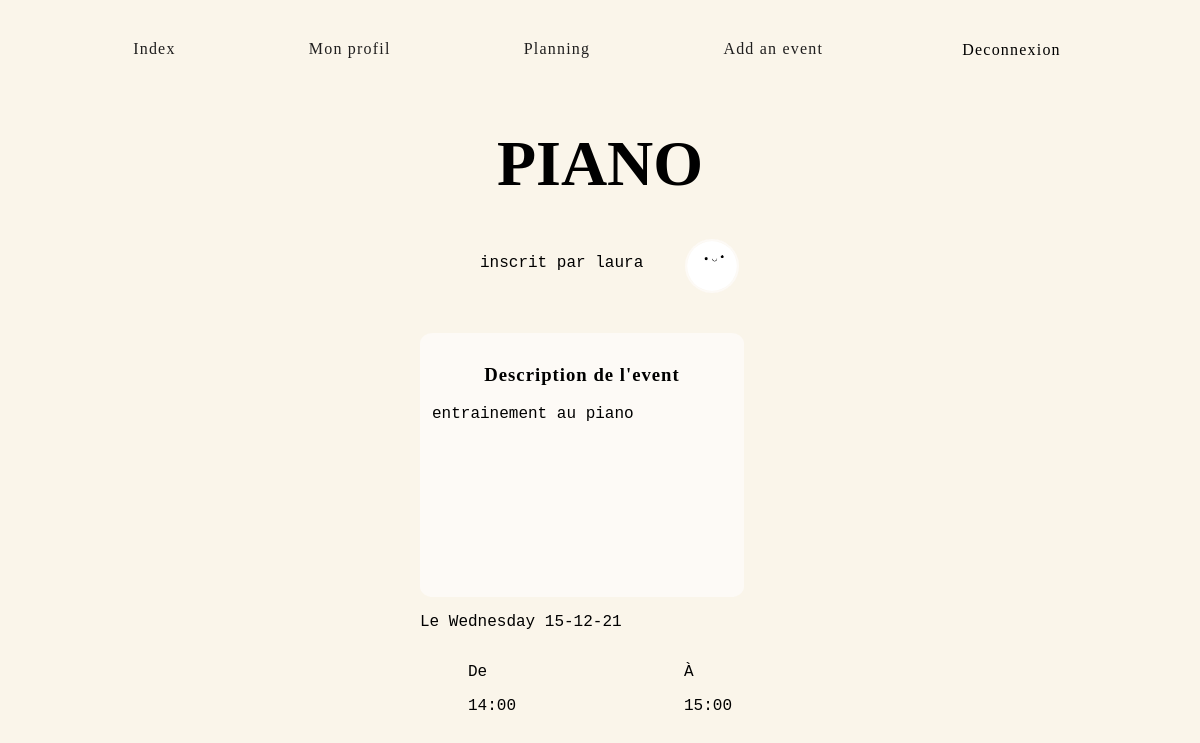
Page /reservation.php?val=37 (signed in) on the committed database.
### tables this page shows
CREATE TABLE `reservations` (
  `id` int(11) NOT NULL,
  `titre` varchar(255) NOT NULL,
  `description` text NOT NULL,
  `debut` datetime NOT NULL,
  `fin` datetime NOT NULL,
  `id_utilisateur` int(11) NOT NULL,
  `type_activité` varchar(255) NOT NULL
);

CREATE TABLE `utilisateurs` (
  `id` int(11) NOT NULL,
  `login` varchar(255) NOT NULL,
  `password` varchar(255) NOT NULL,
  `imgprofil` varchar(255) NOT NULL
);

### reservation.php (the view, shortened to what this page needs)
<?php
$connect = mysqli_connect('localhost', 'root', '', 'reservationsalles');
mysqli_set_charset($connect,"utf8");
if(!isset($_SESSION['login'])){
    header('Location:index.php');
}else {
    $queryReservation = mysqli_query($connect, "SELECT utilisateurs.login, utilisateurs.imgprofil, reservations.id, reservations.titre, reservations.debut, reservations.fin, reservations.type_activité, reservations.description FROM `utilisateurs` INNER JOIN reservations ON id_utilisateur=utilisateurs.id WHERE reservations.id = '".@$_GET['val']."'");
    $fetchReservation = mysqli_fetch_assoc($queryReservation);
    @$debut = $fetchReservation['debut'];
    @$fin = $fetchReservation['fin'];
    @$deb = strtotime($debut);
    @$fi = strtotime($fin);
    $jDebut = date("l d-m-y",$deb);
    $hDebut = date("H:00",$deb);
    $hFin = date("H:00",$fi);
}
?>
<!DOCTYPE html>
<html lang="en">
<head>
    <link href="style.css" rel="stylesheet">
</head>
<body>
    <header>
        <section class="navbar">
            <a id="rose" href="index.php"><p>Index</p></a>
            <a id="bleu" href="profil.php"><p>Mon profil</p></a>
            <a id="violet" href="planning.php"><p>Planning</p></a>
            <a id="jaune" href="reservation-form.php"><p>Add an event</p></a>
            <form action="deconnexion.php" method="post">
                <button class="boutondeco" type="submit" name="deco">Deconnexion</button>
            </form>
        </section>
    </header>
    <main>
        <article id="booksinfo">
                <h2><?php echo strtoupper($fetchReservation['titre']); ?></h2>
            <div id="eventby">inscrit par <?php echo @$fetchReservation['login']; ?>
            <span id="imgreservation">
            <?php if(@!$fetchReservation['imgprofil']){ ?>
                  <img class="imgprofil" src="Uploads/default.png" alt="Profile picture" class='profil' width="50px" height="50px">
            <?php }else {
              ?>
                <img class="imgprofil" src="Uploads/<?php echo $fetchReservation['imgprofil']; ?>" alt="Profile picture" class='profil' width="50px" height="50px">
          <?php } ?>
            </span>
            </div>
            <div id="eventdescri">
                <h3>Description de l'event</h3>
                <?php echo $fetchReservation['description']; ?>
            </div>
                <div id="jour">
                    <p>Le</p>
                    <div id="echo"><p><?php echo $jDebut;?></p></div>
                </div>
                <div id="time">
                    <div id="debut">
                        <p>De</p>
                        <div><?php echo $hDebut; ?></div>
                    </div>
                    <div id="fin">
                        <p>À</p>
                        <div><?php echo $hFin; ?></div>
                    </div>
                </div>
        </article>
    </main>
</body>
</html>

### style.css (style rules this page uses)
body { margin : 0; padding : 0; background-color: #faf5ea; font-family: 'Courier New', Courier, monospace; }
a { outline: none; text-decoration: none; color: rgb(31, 30, 30); }
.navbar { display: flex; flex-direction: row; justify-content: space-evenly; }
.navbar a { margin-top: 3vh; font-family: GothicMedium; letter-spacing: 0.1vw; }
button { border:none; background-color: #faf5ea; font-family: GothicMedium; font-size: 1em; letter-spacing: 0.1vw; cursor: pointer; margin-top: 5vh; }
h3 { font-family: GothicMedium; letter-spacing: 1px; }
.imgprofil { border-radius: 50%; border: 2px solid #FDFAF6; float: left; shape-outside: circle(); margin-right: 7%; }
#booksinfo { display: flex; flex-direction: column; width: 50vw; margin-left: 25vw; }
h2 { position: relative; font-family: GothicMedium; font-size: 4em; text-align: center; }
#eventby { display: flex; flex-direction: row; margin-left: 30%; }
#imgreservation { margin-top: -15px; margin-left: 10%; }
#eventdescri { background-color: #FDFAF6; margin-top: 5vh; width: 25vw; height: 30vh; padding: 2%; border-radius: 4%; margin-left: 10vw; }
h3 { text-align: center; font-family: GothicLight; }
#jour { display: flex; flex-direction: row; margin-left: 10vw; }
#echo { margin-left: 2%; }
#time { display: flex; flex-direction: row; justify-content: space-evenly; }

### reservation.php (style rules this page uses)
h2::before { transform: scaleX(0); transform-origin: bottom right; }
h2::before { content: " "; display: block; position: absolute; top: 0; right: 0; bottom: 0; left: 0; inset: 0 0 0 0; background-color: #FFAAA7; z-index: -1; transition: transform .3s ease; }

### rows in the picture
reservations: titre "PIANO", id_utilisateur.login "laura", id_utilisateur.imgprofil (picture), description "entrainement au piano", debut "Wednesday 15-12-21", debut "14:00", fin "15:00"
